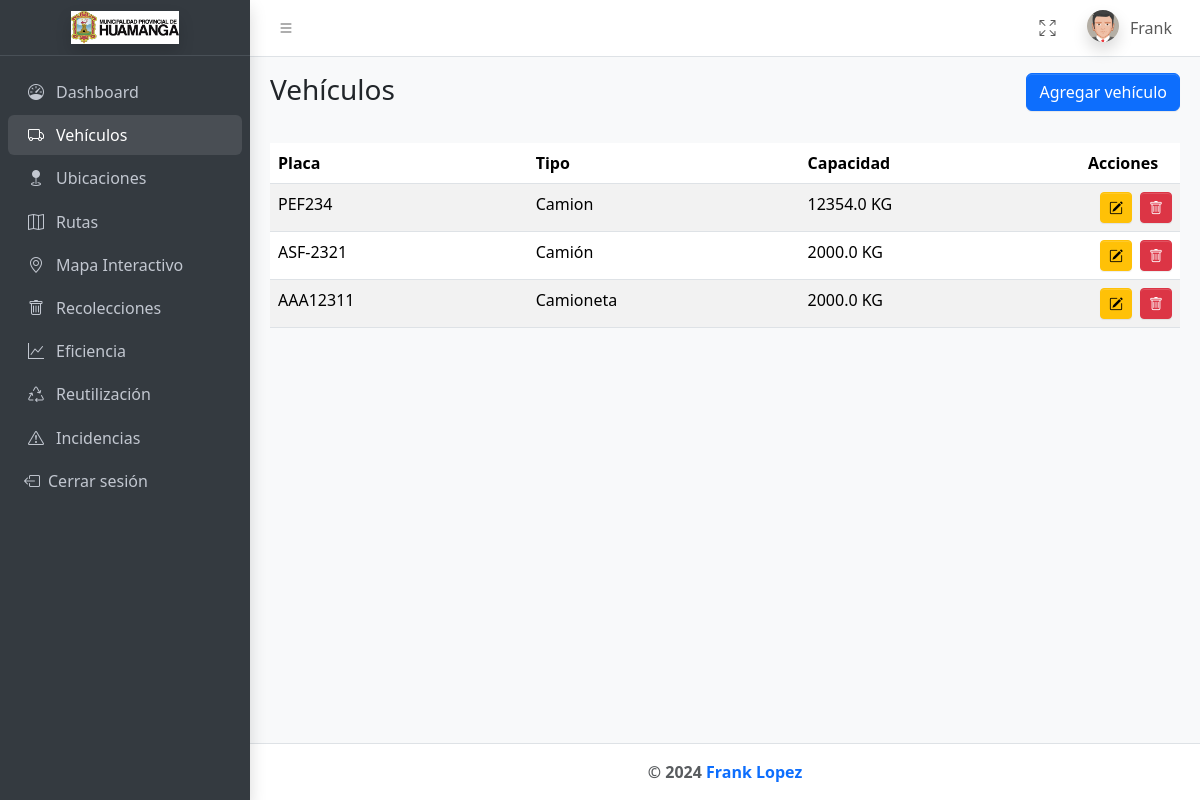
Page /vehiculos (signed in) on the committed database.
### users/models.py (models this page shows, shortened)
class User(AbstractUser):
    ROLES = (
        ('ADMIN', 'Administrador'),
        ('INVESTIGADOR', 'Investigador'),
        ('OPERADOR', 'Operador de Recolección'),
    )
    rol = models.CharField(max_length=15, choices=ROLES, default='INVESTIGADOR',
                           help_text="Rol del usuario en el sistema")
    class Meta:
        verbose_name = "Usuario"
        verbose_name_plural = "Usuarios"
    objects = CustomUserManager()
    class Meta:
        verbose_name = _('Usuario')
        verbose_name_plural = _('Usuarios')

### dashboard/models.py (models this page shows, shortened)
class Vehiculo(models.Model):
    placa = models.CharField(max_length=10, unique=True, help_text="Placa única del vehículo")
    tipo = models.CharField(max_length=50, help_text="Tipo de vehículo (camión, camioneta, etc.)")
    capacidad = models.FloatField(help_text="Capacidad máxima de carga en kg")
    activo = models.BooleanField(default=True, help_text="Define si el vehículo está activo")
    class Meta:
        verbose_name = "Vehículo"
        verbose_name_plural = "Vehículos"

### dashboard/views.py (the view, shortened to what this page needs)
# urls.py: path('vehiculos', VehicleView.as_view(), name="vehicles"),
class VehicleView(View):
    @method_decorator(login_required())
    def get(self, request):
        vehiculos = Vehiculo.objects.filter(activo=True)
        form = VehiculoForm()
        context = {'vehiculos': vehiculos, 'form': form}
        return render(request, 'dashboard/vehiculos.html', context)

### dashboard/templatetags/active_url.py (called while the page is built)
@register.simple_tag(takes_context=True)
def is_active(context, url_name):
    request = context['request']
    if request.resolver_match.url_name == url_name:
        return 'active'
    return ''

### dashboard/templates/dashboard/vehiculos.html (shortened to what this page needs)
{% extends 'base.html' %}
{% load static %}
{% block content %}
    <div class="app-content-header">
        <div class="container-fluid">
            <div class="row">
                <div class="col-sm-6">
                    <h3 class="mb-0">Vehículos</h3>
                </div>
                <div class="col-sm-6">
                    <ol class="breadcrumb float-sm-end">
                        <button class="btn btn-primary" data-bs-toggle="modal" data-bs-target="#vehicleModal">Agregar
                            vehículo
                        </button>
                    </ol>
                </div>
            </div>
        </div>
    </div>
    <div class="app-content mt-3">
        <div class="container-fluid">
            <table id="vehiculosTable" class="table table-fit table-striped" style="width:100%">
                <thead>
                <tr>
                    <th>Placa</th>
                    <th>Tipo</th>
                    <th>Capacidad</th>
                    <th>Acciones</th>
                </tr>
                </thead>
                <tbody>
                {% for vehiculo in vehiculos %}
                    <tr>
                        <td>{{ vehiculo.placa }}</td>
                        <td>{{ vehiculo.tipo }}</td>
                        <td>{{ vehiculo.capacidad }} KG</td>
                        <td class="text-end">
                            <div class="d-flex justify-content-end">
                                <button class="btn btn-warning btn-sm me-2 edit-btn" data-id="{{ vehiculo.id }}"
                                        data-placa="{{ vehiculo.placa }}" data-tipo="{{ vehiculo.tipo }}"
                                        data-capacidad="{{ vehiculo.capacidad }}"
                                        data-bs-toggle="modal"
                                        data-bs-target="#vehicleModal">
                                    <i class="bi bi-pencil-square"></i>
                                </button>
                                <form action="{% url 'vehiculo_eliminar' vehiculo.id %}" method="POST"
                                      style="display:inline;">
                                    <button type="submit" class="btn btn-danger btn-sm delete-btn">
                                        <i class="bi bi-trash"></i>
                                    </button>
                                </form>
                            </div>
                        </td>
                    </tr>
                {% endfor %}
                </tbody>
            </table>
        </div>
    </div>
{% endblock %}

### templates/header.html (shortened to what this page needs)
{% load static %}
<nav class="app-header navbar navbar-expand bg-body">
    <div class="container-fluid">
        <ul class="navbar-nav">
            <li class="nav-item"><a class="nav-link" data-lte-toggle="sidebar" href="#" role="button"> <i
                    class="bi bi-list"></i> </a></li>
        </ul>
        <ul class="navbar-nav ms-auto">
            <li class="nav-item">
                <a class="nav-link" href="#" data-lte-toggle="fullscreen">
                <i data-lte-icon="maximize" class="bi bi-arrows-fullscreen"></i>
            </a>
            </li>
            <li class="nav-item dropdown user-menu">
                <a href="#" class="nav-link dropdown-toggle" data-bs-toggle="dropdown">
                    <img src="{% static 'dashboard/img/avatar5.png' %}" class="user-image rounded-circle shadow"
                    alt="User Image">
                    <span class="d-none d-md-inline">{{ request.user.first_name }}</span>
                </a>
            </li>
        </ul>
    </div>
</nav>

### dashboard/templates/dashboard/vehiculos.html (style rules this page uses)
#vehiculosTable th:last-child, #vehiculosTable td:last-child { width: 100px; }

### rows in the picture
User: user.first_name "Frank"
Vehiculo: placa "PEF234", tipo "Camion", capacidad "12354.0"
Vehiculo: placa "ASF-2321", tipo "Camión", capacidad "2000.0"
Vehiculo: placa "AAA12311", tipo "Camioneta", capacidad "2000.0"
